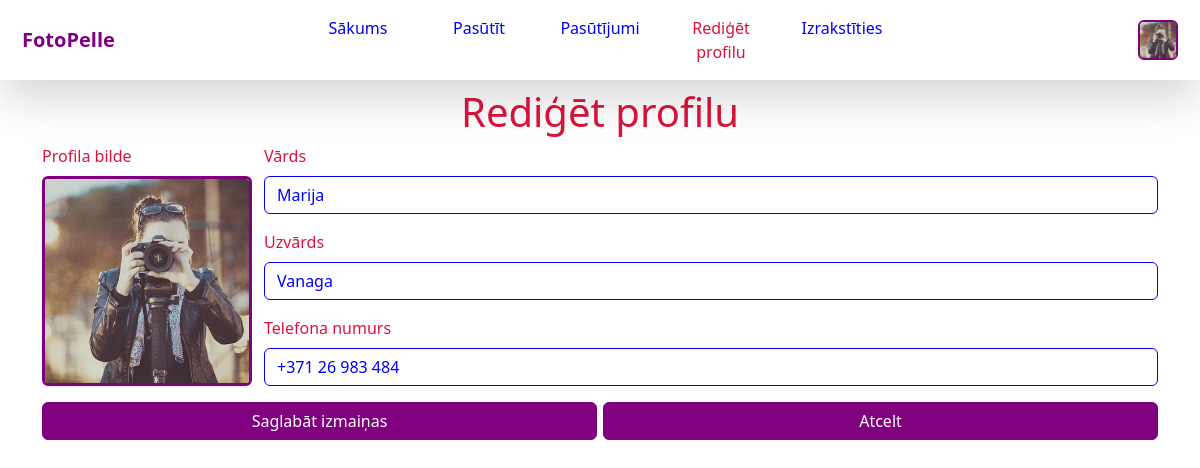
/rediget_profilu/ (signed in), run on the app's committed database.
### lietotaji/models.py (models this page shows, shortened)
class Lietotajs(AbstractBaseUser):
    epasts = models.EmailField(max_length=64, primary_key=True, verbose_name="e-pasts")
    USERNAME_FIELD = 'epasts'
    is_active = models.BooleanField(default=True, verbose_name="ir aktīvs")  # Var pieslēgties
    is_admin = models.BooleanField(default=False, verbose_name="ir administrators")
    is_staff = models.BooleanField(default=False, verbose_name="ir personāls")  # Piekļuve administratora vietnei
    is_superuser = models.BooleanField(default=False, verbose_name="ir superlietotājs")  # Ir visas atļaujas (tās specifiski nenorādot)
    vards = models.CharField(max_length=32, verbose_name="vārds")
    uzvards = models.CharField(max_length=32, verbose_name="uzvārds")
    telefona_numurs = models.CharField(max_length=15)
    profila_bilde = models.ImageField(default='profila_bilde/noklusējuma_profila_bilde.png',
                                      upload_to=lietotaja_profila_bildes_cels)
    objects = LietotajaParvaldnieks()
    def ir_fotografs(self):
        try:
            if Fotografs.objects.get(lietotajs=self):
                return True
        except:
            return False
    ir_fotografs.boolean = True
    class Meta:
        verbose_name = "Lietotājs"
        verbose_name_plural = "Lietotāji"

### lietotaji/views.py (the view)
# urls.py: path('rediget_profilu/', RedigetProfilu.as_view(), name="rediģēt profilu"),
class RedigetProfilu(SuccessMessageMixin, UpdateView):
    form_class = ProfilaRedigesanasVeidlapa
    model = Lietotajs
    template_name = "rediget_profilu.html"
    success_url = "/rediget_profilu/"
    success_message = "Jūsu profila izmaiņas tika veiksmīgi saglabātas!"
    def get_object(self):
        return self.request.user

### lietotaji/forms.py
class ProfilaRedigesanasVeidlapa(UserChangeForm):
    vards = forms.CharField(max_length=32, widget=forms.TextInput(attrs={'class': "form-control"}))
    uzvards = forms.CharField(max_length=32, widget=forms.TextInput(attrs={'class': "form-control"}))
    telefona_numurs = forms.CharField(max_length=15, widget=forms.TextInput(
        attrs={'class': "form-control", "pattern": "(\+371)?\s?[0-9]{2}[-\s]?[0-9]{3}[-\s]?[0-9]{3}",
               "value": "+371 "}))
    profila_bilde = forms.ImageField(widget=forms.FileInput(attrs={'style': "display: none;"}))
    class Meta:
        model = Lietotajs
        fields = ("vards", "uzvards", "telefona_numurs", "profila_bilde")

### templates/rediget_profilu.html (shortened to what this page needs)
{% extends 'pamats.html' %}
{% block body %}
    <div class="container">
        <h1>Rediģēt profilu</h1>
        <form method="post" enctype="multipart/form-data" id="profila_redigesanas_veidlapa" onsubmit="console.log('BRUUH');">
            <div class="row justify-content-md-center">
                <div class="col col-md-12 order-2 profila_teksta_redigesna" style="width: calc(100% - 234px); padding-right: 0;">
                    <div class="mb-3">
                        <label for="{{ form.vards.id_for_label }}" class="form-label">Vārds</label>
                        {{ form.vards }}
                    </div>
                    <div class="mb-3">
                        <label for="{{ form.uzvards.id_for_label }}" class="form-label">Uzvārds</label>
                        {{ form.uzvards }}
                    </div>
                    <div class="mb-3">
                        <label for="{{ form.telefona_numurs.id_for_label }}" class="form-label">Telefona numurs</label>
                        {{ form.telefona_numurs }}
                    </div>
                </div>
                <div class="col col-md-12 profila_bildes_redigesna order-1 mb-3" style="width: 210px; padding: 0;">
                    <label for="liela_profila_bild" class="form-label">Profila bilde</label>
                    <div style="position: relative;">
                        <img id="liela_profila_bilde" class="img-thumbnail rounded" style="width: 210px;" src="{{ user.profila_bilde.url }}" alt="Profila bilde">
                    </div>
                </div>
            </div>
            <div style="width: 100%; display: flex; margin-bottom: 6px;">
                <button type="submit" class="btn" style="width: 50%; margin-right: 6px;">Saglabāt izmaiņas</button>
                <button id="atcelt_poga" type="button" class="btn" style="width: 50%;">Atcelt</button>
            </div>
        </form>
    </div>
{% endblock %}

### templates/pamats.html (shortened to what this page needs)
<!DOCTYPE html>
<html lang="lv">
<head>
    <link href="https://cdn.jsdelivr.net/npm/bootstrap@5.2.0-beta1/dist/css/bootstrap.min.css" rel="stylesheet">
    {% load static %}
    <link rel="stylesheet" type="text/css" href="{% static 'css/style.css' %}">
</head>
<body>
<nav class="navbar navbar-expand-lg shadow-lg sticky-top">
    <div class="container-fluid">
        <a class="navbar-brand" href="{% url 'sākumlapa' %}" id="fotopelle">FotoPelle</a>
        <div class="collapse navbar-collapse justify-content-center" id="navigācijas_joslas_pārslēdzējs">
            <ul class="navbar-nav">
                <li class="nav-item"><a class="nav-link {% if request.path == '/' %}active{% endif %}" href="{% url 'sākumlapa' %}">Sākums</a></li>
                {% if user.is_authenticated %}
                <li class="nav-item"><a class="nav-link {% if request.path == '/pasutit/' %}active{% endif %}" href="{% url 'pasūtīt' %}">Pasūtīt</a></li>
                <li class="nav-item"><a class="nav-link {% if request.path == '/pasutijumi/' %}active{% endif %}" href="{% url 'pasūtījumi' %}">Pasūtījumi</a></li>
                <li class="nav-item"><a class="nav-link {% if request.path == '/rediget_profilu/' %}active{% endif %}" href="{% url 'rediģēt profilu' %}">Rediģēt profilu</a></li>
                <li class="nav-item"><a class="nav-link {% if request.path == '/izrakstities/' %}active{% endif %}" href="{% url 'izrakstīties' %}">Izrakstīties</a></li>
                {% endif %}
            </ul>
        </div>
        {% if user.is_authenticated %}
            <img style="margin-right: 10px; object-fit: cover;" class="rounded" id="nav-profila-bilde" width="40" height="40" src="/media/{{ user.profila_bilde }}" alt="">
        {% endif %}
    </div>
</nav>
{% block body %}
{% endblock %}
</body>
</html>

### static/css/style.css (style rules this page uses)
:root { --k1: Crimson; --k2: Blue; --k3: Teal; --k4: Azure; --k5: Purple; --k6: CornSilk; --k7: Bisque; --k8: Snow; }
h1, label, strong, th, h4 { color: var(--k1); }
.img-thumbnail { border: 3px solid var(--k5); padding: 0; }
#nav-profila-bilde { border: 2px solid var(--k5); }
.form-control, .form-control:focus { color: var(--k2); border-color: var(--k2); box-shadow: none; }
.btn { color: white; background: var(--k5); border: 1px solid var(--k5); }
.navbar-nav .nav-link.active { color: var(--k1); }
.navbar { background: white; }
.navbar a { border-radius: 4px; }
.navbar-brand { text-align: left; margin: 0; padding: 0; padding-left: 10px; color: var(--k5); font-weight: bold; z-index: 1; }
#navigācijas_joslas_pārslēdzējs { padding-right: 0; padding-left: 0; }
@media (min-width: 992px) { .nav-link { text-align: center; width: 121px; } }
.nav-link { color: var(--k2); }
#liela_profila_bilde { object-fit: cover; aspect-ratio: 1 / 1; width: 210px; height: calc(100% - 16px); padding-left: 0; cursor: pointer; }
h1 { text-align: center; margin-top: 8px; }

### data on the page
Lietotajs: profila_bilde (picture), vards "Marija", uzvards "Vanaga", telefona_numurs "+371 26 983 484"
